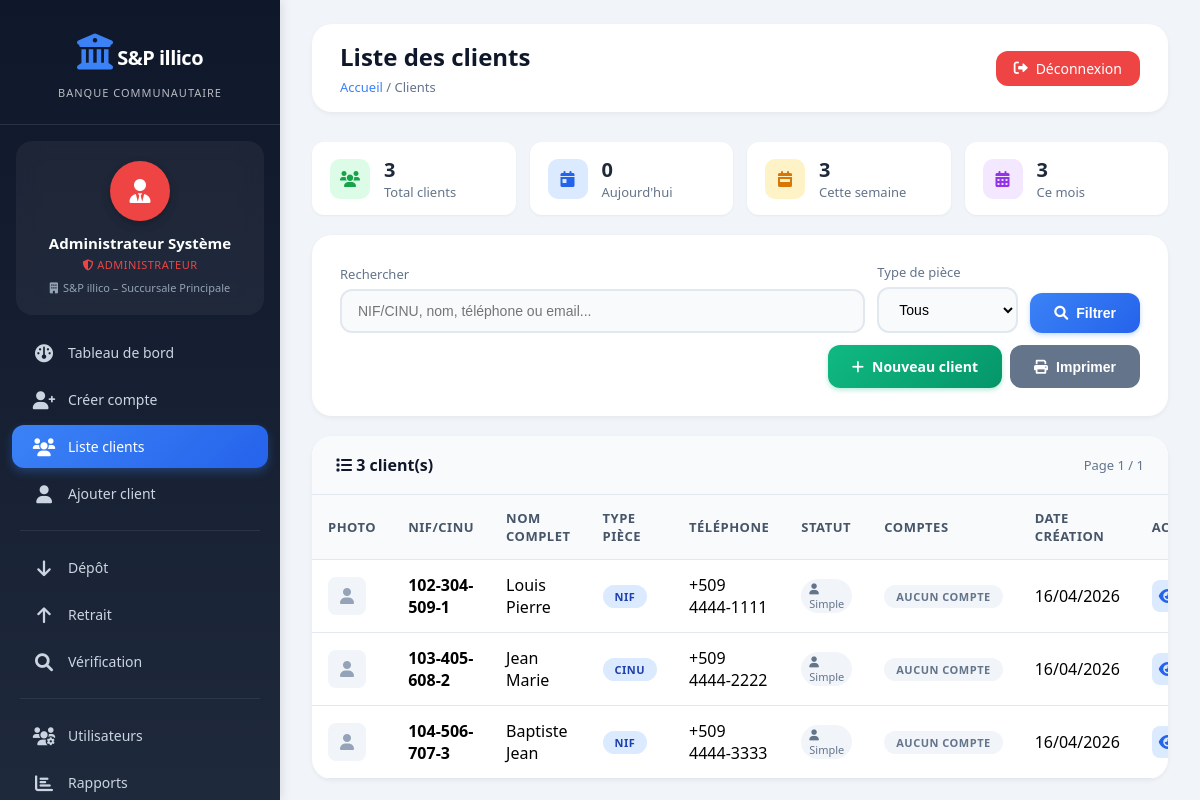
Page /main/admin/liste_clients.php (signed in) on the committed database.
### tables this page shows
CREATE TABLE clients (
    id             INT AUTO_INCREMENT PRIMARY KEY,
    id_client      VARCHAR(20) NOT NULL UNIQUE,
    type_piece     ENUM('NIF','CINU','PASSEPORT','AUTRE') DEFAULT NULL,
    nom            VARCHAR(50)  NOT NULL,
    prenom         VARCHAR(50)  NOT NULL,
    date_naissance DATE,
    lieu_naissance VARCHAR(100),
    adresse        TEXT,
    telephone      VARCHAR(20),
    email          VARCHAR(100),
    photo          VARCHAR(255) DEFAULT NULL,
    created_at     TIMESTAMP DEFAULT CURRENT_TIMESTAMP,
    updated_at     TIMESTAMP DEFAULT CURRENT_TIMESTAMP ON UPDATE CURRENT_TIMESTAMP,
    INDEX idx_id_client  (id_client),
    INDEX idx_nom_prenom (nom, prenom),
    INDEX idx_telephone  (telephone)
);

### main/admin/liste_clients.php (the view, shortened to what this page needs)
<?php
require_once '../config/connexion.php';
$search      = trim($_GET['search']      ?? '');
$page        = max(1, intval($_GET['page'] ?? 1));
$limit       = 15;
$offset      = ($page - 1) * $limit;
$conditions = [];
$params     = [];
$where = $conditions ? 'WHERE ' . implode(' AND ', $conditions) : '';
$stmtCount = $pdo->prepare("SELECT COUNT(*) FROM clients c $where");
$stmtCount->execute($params);
$total_clients = (int) $stmtCount->fetchColumn();
$total_pages   = max(1, ceil($total_clients / $limit));
$page          = min($page, $total_pages);
$stmtClients = $pdo->prepare("
    SELECT DISTINCT c.*,
           (SELECT COUNT(*) FROM comptes WHERE titulaire_principal_id = c.id AND statut = 'actif') AS nb_comptes_titulaire,
           (SELECT COUNT(*) FROM compte_cotitulaires cc WHERE cc.client_id = c.id) AS nb_comptes_cotitulaire
    FROM clients c
    $where
    ORDER BY c.created_at DESC
    LIMIT ? OFFSET ?
");
$stmtClients->execute(array_merge($params, [$limit, $offset]));
$clients = $stmtClients->fetchAll();
$stats = $pdo->query("
    SELECT
        COUNT(*) AS total,
        SUM(CASE WHEN DATE(created_at) = CURDATE() THEN 1 ELSE 0 END) AS aujourdhui,
        SUM(CASE WHEN YEARWEEK(created_at,1) = YEARWEEK(CURDATE(),1) THEN 1 ELSE 0 END) AS cette_semaine,
        SUM(CASE WHEN MONTH(created_at) = MONTH(CURDATE()) AND YEAR(created_at) = YEAR(CURDATE()) THEN 1 ELSE 0 END) AS ce_mois
    FROM clients
")->fetch();
?>
<!DOCTYPE html>
<html lang="fr">
<head>
    <link rel="stylesheet" href="https://cdnjs.cloudflare.com/ajax/libs/font-awesome/6.0.0/css/all.min.css">
    <link rel="stylesheet" href="../assets/css/common.css">
</head>
<body>
    <?php require_once '../includes/sidebar.php'; ?>
    <div class="main-content">
        <div class="top-bar">
            <div class="page-title">
                <h1>Liste des clients</h1>
                <div class="breadcrumb"><a href="dashboard.php">Accueil</a> / Clients</div>
            </div>
            <a href="../logout.php" class="logout-btn"><i class="fas fa-sign-out-alt"></i> Déconnexion</a>
        </div>
        <div style="display:grid;grid-template-columns:repeat(4,1fr);gap:14px;margin-bottom:20px;">
            <?php
            $miniStats = [
                ['label' => 'Total clients', 'value' => number_format($stats['total']), 'icon' => 'fa-users', 'color' => '#16a34a', 'bg' => '#dcfce7'],
                ['label' => "Aujourd'hui", 'value' => $stats['aujourdhui'], 'icon' => 'fa-calendar-day', 'color' => '#2563eb', 'bg' => '#dbeafe'],
                ['label' => 'Cette semaine', 'value' => $stats['cette_semaine'], 'icon' => 'fa-calendar-week', 'color' => '#d97706', 'bg' => '#fef3c7'],
                ['label' => 'Ce mois', 'value' => $stats['ce_mois'], 'icon' => 'fa-calendar-alt', 'color' => '#9333ea', 'bg' => '#f3e8ff'],
            ];
            foreach ($miniStats as $s):
            ?>
            <div style="background:white;padding:14px 18px;border-radius:12px;display:flex;align-items:center;gap:14px;box-shadow:0 1px 3px rgba(0,0,0,.05);">
                <div style="width:40px;height:40px;border-radius:10px;background:<?= $s['bg'] ?>;color:<?= $s['color'] ?>;display:flex;align-items:center;justify-content:center;">
                    <i class="fas <?= $s['icon'] ?>"></i>
                </div>
                <div>
                    <div style="font-size:20px;font-weight:700;color:#1e293b;"><?= $s['value'] ?></div>
                    <div style="color:#64748b;font-size:13px;"><?= $s['label'] ?></div>
                </div>
            </div>
            <?php endforeach; ?>
        </div>
        <div class="card" style="margin-bottom:20px;">
            <form method="get" style="display:flex;gap:12px;flex-wrap:wrap;align-items:flex-end;">
                <div style="flex:1;min-width:220px;">
                    <label style="font-size:13px;color:#64748b;margin-bottom:6px;display:block;">Rechercher</label>
                    <input type="text" name="search" class="form-control" placeholder="NIF/CINU, nom, téléphone ou email..." value="<?= htmlspecialchars($search) ?>">
                </div>
                <div>
                    <label style="font-size:13px;color:#64748b;margin-bottom:6px;display:block;">Type de pièce</label>
                    <select name="filter_type" class="form-control" style="min-width:140px;">
                        <option value="">Tous</option>
                    </select>
                </div>
                <div style="display:flex;gap:8px;">
                    <button type="submit" class="btn btn-primary"><i class="fas fa-search"></i> Filtrer</button>
                </div>
                <div style="margin-left:auto;display:flex;gap:8px;">
                    <a href="ajouter_client.php" class="btn btn-success"><i class="fas fa-plus"></i> Nouveau client</a>
                    <button type="button" class="btn btn-secondary" onclick="window.print()"><i class="fas fa-print"></i> Imprimer</button>
                </div>
            </form>
        </div>
        <div class="table-card">
            <div class="table-card-header">
                <h3><i class="fas fa-list"></i> <?= number_format($total_clients) ?> client(s) <?= !empty($search) ? '(filtré)' : '' ?></h3>
                <span style="color:#64748b;font-size:13px;">Page <?= $page ?> / <?= $total_pages ?></span>
            </div>
            <div class="table-container">
                <table>
                    <thead>
                        <tr>
                            <th>Photo</th>
                            <th>NIF/CINU</th>
                            <th>Nom complet</th>
                            <th>Type pièce</th>
                            <th>Téléphone</th>
                            <th>Statut</th>
                            <th>Comptes</th>
                            <th>Date création</th>
                            <th>Actions</th>
                        </tr>
                    </thead>
                    <tbody>
                        <?php foreach ($clients as $client):
                            $totalComptes = $client['nb_comptes_titulaire'] + $client['nb_comptes_cotitulaire'];
                        ?>
                        <tr>
                            <td>
                                <?php if ($client['photo']): ?>
                                <img src="../<?= htmlspecialchars($client['photo']) ?>" style="width:38px;height:38px;border-radius:8px;object-fit:cover;">
                                <?php else: ?>
                                <div style="width:38px;height:38px;border-radius:8px;background:#f1f5f9;display:flex;align-items:center;justify-content:center;">
                                    <i class="fas fa-user" style="color:#94a3b8;"></i>
                                </div>
                                <?php endif; ?>
                            </td>
                            <td><strong><?= htmlspecialchars($client['id_client']) ?></strong></td>
                            <td><?= htmlspecialchars($client['prenom'] . ' ' . $client['nom']) ?></td>
                            <td><span class="badge badge-info"><?= htmlspecialchars($client['type_piece'] ?: '—') ?></span></td>
                            <td><?= htmlspecialchars($client['telephone'] ?: '—') ?></td>
                            <td>
                                <?php
                                $isTitulaire = $client['nb_comptes_titulaire'] > 0;
                                $isCoTitulaire = $client['nb_comptes_cotitulaire'] > 0;
                                ?>
                                <?php if (!$isTitulaire && !$isCoTitulaire): ?>
                                <span class="client-statut" style="background:#f1f5f9;color:#64748b;"><i class="fas fa-user"></i> Simple</span>
                                <?php endif; ?>
                            </td>
                            <td>
                                <?php if ($totalComptes > 0): ?>
                                <span class="badge badge-compte"><i class="fas fa-credit-card"></i> <?= $totalComptes ?> compte(s)</span>
                                <?php else: ?>
                                <span class="badge" style="background:#f1f5f9;color:#64748b;">Aucun compte</span>
                                <?php endif; ?>
                            </td>
                            <td><?= date('d/m/Y', strtotime($client['created_at'])) ?></td>
                            <td>
                                <div style="display:flex;gap:5px;">
                                    <a href="verification.php?search=<?= urlencode($client['id_client']) ?>" class="btn-action view" title="Voir"><i class="fas fa-eye"></i></a>
                                </div>
                            </td>
                        </tr>
                        <?php endforeach; ?>
                    </tbody>
                </table>
            </div>
        </div>
    </div>
</body>
</html>

### main/assets/css/common.css (style rules this page uses)
* { margin: 0; padding: 0; box-sizing: border-box; }
body { font-family: 'Segoe UI', 'Inter', Tahoma, Geneva, Verdana, sans-serif; background: #f1f5f9; overflow-x: hidden; }
.main-content { margin-left: 280px; padding: 24px 32px; min-height: 100vh; transition: all 0.3s; }
.top-bar { display: flex; justify-content: space-between; align-items: center; margin-bottom: 30px; background: white; padding: 16px 28px; border-radius: 20px; box-shadow: 0 2px 5px rgba(0,0,0,0.05); transition: all 0.3s; }
.page-title h1 { font-size: 24px; color: #0f172a; margin-bottom: 5px; font-weight: 700; }
.breadcrumb { color: #64748b; font-size: 13px; }
.breadcrumb a { color: #3b82f6; text-decoration: none; }
.logout-btn { background: #ef4444; color: white; padding: 8px 18px; border-radius: 12px; text-decoration: none; font-size: 14px; font-weight: 500; transition: all 0.3s; display: flex; align-items: center; gap: 8px; }
.card { background: white; border-radius: 20px; padding: 28px; margin-bottom: 24px; box-shadow: 0 2px 5px rgba(0,0,0,0.05); transition: all 0.3s; overflow-x: auto; }
.form-control { width: 100%; padding: 12px 16px; border: 2px solid #e2e8f0; border-radius: 12px; font-size: 14px; transition: all 0.2s; background: #f8fafc; }
select.form-control { cursor: pointer; }
.btn { padding: 12px 24px; border: none; border-radius: 12px; font-size: 14px; font-weight: 600; cursor: pointer; transition: all 0.3s; text-decoration: none; display: inline-flex; align-items: center; gap: 8px; }
.btn-primary { background: linear-gradient(135deg, #3b82f6 0%, #2563eb 100%); color: white; box-shadow: 0 2px 5px rgba(59,130,246,0.3); }
.btn-success { background: linear-gradient(135deg, #10b981 0%, #059669 100%); color: white; box-shadow: 0 2px 5px rgba(16,185,129,0.3); }
.btn-secondary { background: #64748b; color: white; }
.table-card { background: white; border-radius: 20px; overflow: hidden; box-shadow: 0 2px 5px rgba(0,0,0,0.05); transition: all 0.3s; }
.table-card-header { display: flex; justify-content: space-between; align-items: center; padding: 18px 24px; background: #f8fafc; border-bottom: 1px solid #e2e8f0; flex-wrap: wrap; gap: 10px; }
.table-card-header h3 { font-size: 16px; color: #0f172a; font-weight: 600; }
.table-container { overflow-x: auto; -webkit-overflow-scrolling: touch; }
table { width: 100%; border-collapse: collapse; min-width: 500px; }
th, td { padding: 14px 16px; text-align: left; border-bottom: 1px solid #e2e8f0; }
th { background: #f8fafc; font-weight: 600; color: #475569; font-size: 13px; text-transform: uppercase; letter-spacing: 0.5px; }
tbody tr { transition: all 0.2s; }
.badge { display: inline-flex; align-items: center; gap: 5px; padding: 4px 12px; border-radius: 20px; font-size: 11px; font-weight: 600; text-transform: uppercase; letter-spacing: 0.5px; white-space: nowrap; }
.badge-info { background: #dbeafe; color: #1e40af; }

### main/admin/liste_clients.php (style rules this page uses)
.client-statut { font-size: 11px; padding: 2px 8px; border-radius: 20px; display: inline-block; }
.btn-action { width: 32px; height: 32px; border-radius: 8px; display: inline-flex; align-items: center; justify-content: center; text-decoration: none; }
.btn-action.view { background: #dbeafe; color: #2563eb; }

### rows in the picture
clients: id_client "102-304-509-1", prenom+nom "Louis Pierre", type_piece "NIF", telephone "+509 4444-1111", created_at "16/04/2026"
clients: id_client "103-405-608-2", prenom+nom "Jean Marie", type_piece "CINU", telephone "+509 4444-2222", created_at "16/04/2026"
clients: id_client "104-506-707-3", prenom+nom "Baptiste Jean", type_piece "NIF", telephone "+509 4444-3333", created_at "16/04/2026"

### other values in the picture
$nom_complet "Administrateur Système"
$roleLabel "ADMINISTRATEUR"
$succursale_nom "S&P illico – Succursale Principale"
$item['label'] "Tableau de bord"
$item['label'] "Créer compte"
$item['label'] "Liste clients"
$item['label'] "Ajouter client"
$item['label'] "Dépôt"
$item['label'] "Retrait"
$item['label'] "Vérification"
$item['label'] "Utilisateurs"
$item['label'] "Rapports"
$s['value'] "3"
$s['label'] "Total clients"
$s['value'] "0"
